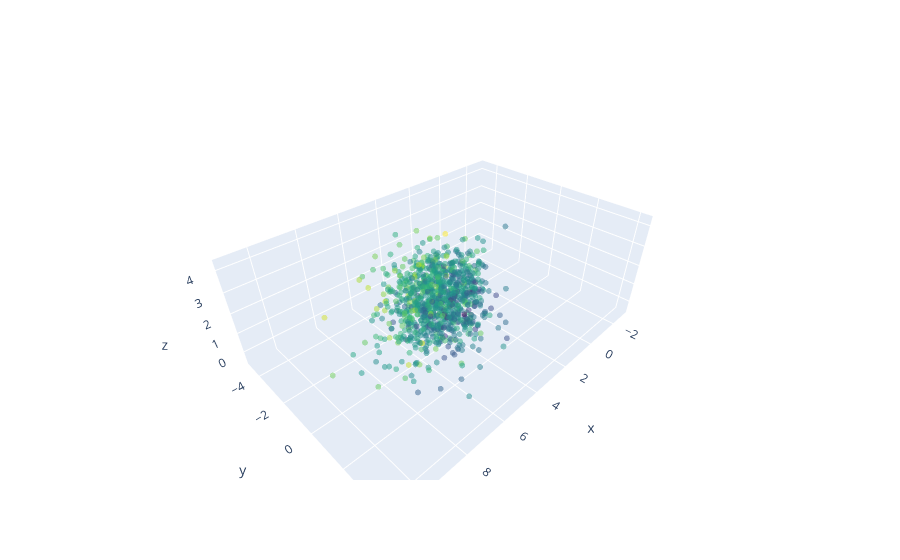

The cell this chart's notebook holds for it:
### Markdown cell above
## 5. Visualization

Finally, we create the interactive Plotly figure.

- ``Scatter3d``: Draws the individual points.

- ``Surface``: Draws the semi-transparent ellipsoid.

- ``aspectmode='data'``: Ensures the 3D box isn't artificially stretched into a cube, keeping the physical proportions correct.

## 5.1. Visualize the scatter plot.

```
x=data[:, 0], y=data[:, 1], z=data[:, 2],
```

Visualize X, Y and Z for the dataset.

### Code cell
fig = go.Figure()

# --- 1. Plot Data Points ---
fig.add_trace(go.Scatter3d(
    x=data[:, 0], y=data[:, 1], z=data[:, 2],
    mode='markers',
    marker=dict(size=2, color=data[:, 2], colorscale='Viridis', opacity=0.5),
    name='Data Points'
))

fig.show()

### Figure 1 — Plotly figure (JSON) as saved in the notebook; plotly's stock layout.template omitted (floating-point values rounded to 4 significant figures; data arrays with more than 128 entries replaced by an {"elided": "..."} marker saying what was removed)
{"data": [{"marker": {"color": {"elided": "1000 float values"}, "colorscale": [[0, "#440154"], [0.1111, "#482878"], [0.2222, "#3e4989"], [0.3333, "#31688e"], [0.4444, "#26828e"], [0.5556, "#1f9e89"], [0.6667, "#35b779"], [0.7778, "#6ece58"], [0.8889, "#b5de2b"], [1, "#fde725"]], "opacity": 0.5, "size": 2}, "mode": "markers", "name": "Data Points", "type": "scatter3d", "x": {"elided": "1000 float values"}, "y": {"elided": "1000 float values"}, "z": {"elided": "1000 float values"}}], "layout": {}}
